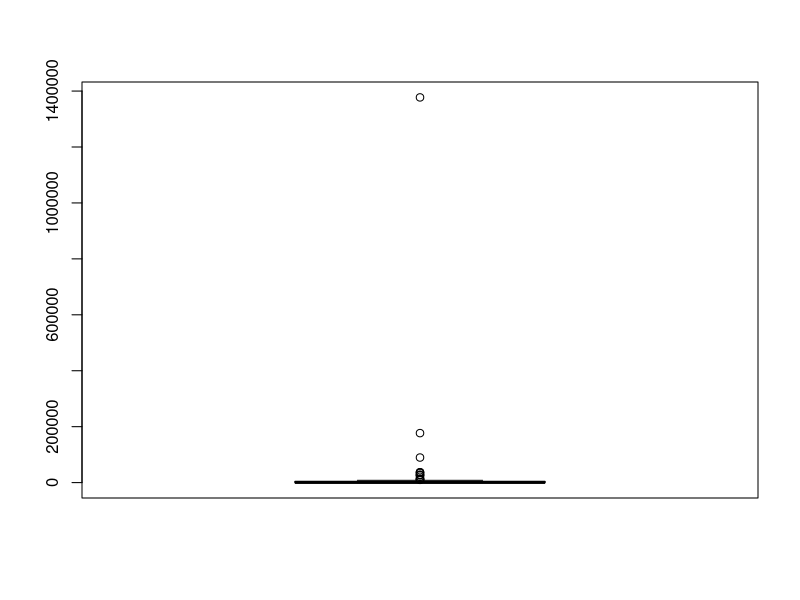

Source code (R):
rand_walk <- function(){
  x <- 0
  count <- 0
  while(x < 20){
    p <- runif(1,0,1)
    if(p <= .5){
      x <- x + 1
    }
    else{
      x <- x - 1
    }
    count <- count + 1
  }
  return(count)
}

sim_walk <- function(){
  t=vector('numeric')
  for (i in 1:100){
    t <- c(t,rand_walk())
  }
  return(t)
}

res <- sim_walk()
mean(res)
median(res)
sd(res)
max(res)
min(res)
quantile(res)
boxplot(res)
